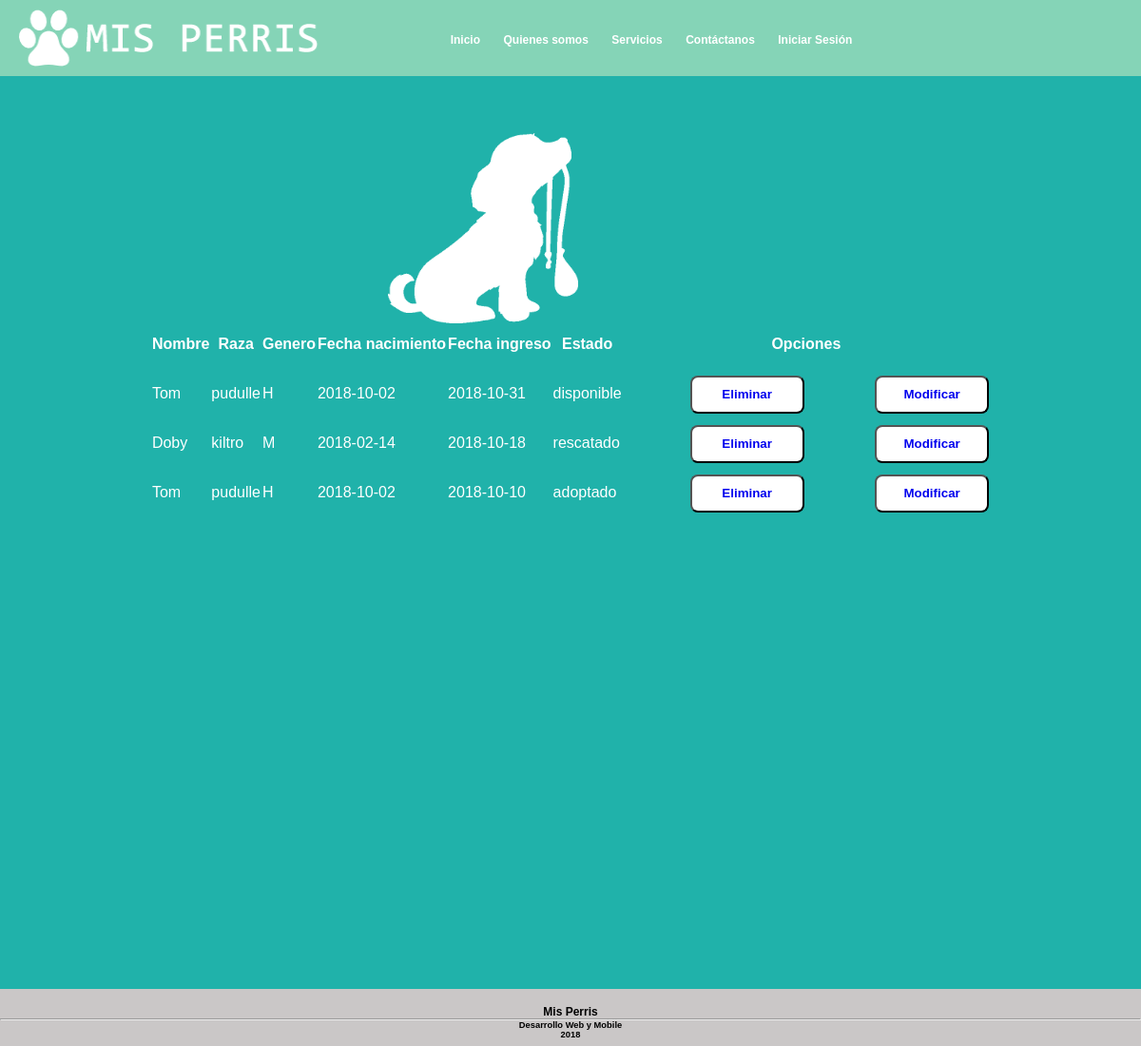
The app's page /listar_mascota/ with its own data.
### core/models.py (models this page shows, shortened)
class Mascotas(models.Model):
    nombre = models.CharField(max_length=50)
    genero = models.CharField(max_length=50)
    fecha_ingreso = models.CharField(max_length=50)
    fecha_nacimiento = models.CharField(max_length=50)
    descripcion = models.CharField(max_length=200)
    raza = models.ForeignKey(Raza, on_delete=models.CASCADE)
    estado = models.ForeignKey(Estado, on_delete=models.CASCADE)
    class meta:
        verbose_name ="Mascota"
        verbose_name_plutal="Mascotas"

class Raza(models.Model):
    nombre = models.CharField(max_length=50)

class Estado(models.Model):
    nombre = models.CharField(max_length=50)

### core/views.py (the view)
# urls.py: path('listar_mascota/', listar_mascota, name="listar_mascota"),
def listar_mascota(request):
    mascota = Mascotas.objects.all()
    return render(request, 'core/listar_mascota.html', {
        'mascota':mascota
    })

### core/templates/core/listar_mascota.html (shortened to what this page needs)
{% extends 'core/base.html' %}
{% load static %}
{% block contenido %}
<div class="contenidoListar">
    <img class="icono_perro" src="{% static 'core/img/img_perro.gif'%}" alt="img_perro">
    <table>
        <tr>
            <th>Nombre </th>
            <th>Raza </th>
            <th>Genero </th>
            <th>Fecha nacimiento </th>
            <th>Fecha ingreso </th>
            <th>Estado </th>
            <th>Opciones </th>
        </tr>
        {% for m in mascota  %}
        <tr>
            <td>{{ m.nombre }}</td>
            <td>{{ m.raza.nombre }}</td>
            <td>{{ m.genero }}</td>
            <td>{{ m.fecha_nacimiento }}</td>
            <td>{{ m.fecha_ingreso }}</td>
            <td>{{ m.estado.nombre }}</td>
            <td>
                <button class="botones">
                    <a href="{% url 'eliminar_mascota' m.id %}">
                        Eliminar
                    </a>
                </button>
                <button class="botones">
                    <a href="{% url 'modificar_mascota' m.id %}">
                        Modificar
                    </a>
                </button>
            </td>
        </tr>
        {% endfor %}
    </table>
</div>
{% endblock contenido %}

### core/templates/core/base.html (shortened to what this page needs)
<!DOCTYPE html>
<html lang="es">
<head>
    {% load static %}
    <link rel="stylesheet" href="https://cdn.jsdelivr.net/bxslider/4.2.12/jquery.bxslider.css">
    <link rel="stylesheet" href="https://cdnjs.cloudflare.com/ajax/libs/fancybox/3.3.5/jquery.fancybox.min.css" />
    <link rel="stylesheet" href="{% static 'core/CSS/estilos.CSS' %}">
</head>
<body>
    <header>
        <a href="/">
            <img class="logo" src="{% static 'core/img/logo.png' %}" alt="logo">
        </a>
        <ul class="navegacion">
            <li><a href="/">Inicio</a></li>
            <li><a href="#">Quienes somos</a></li>
            <li><a href="#">Servicios</a></li>
            <li><a href="#">Contáctanos</a></li>
            {% if request.user.is_authenticated %}
            <li>
                <a href="{% url 'formulario_mascota' %}">Registrar Mascota</a>
            </li>
            <li>
                <a href="{% url 'listar_mascota' %}">Listado de Mascotas</a>
            </li>
           <li>
               <a href="{% url 'logout' %}">Cerrar sesión</a>
           </li>
           {% else %}
           <li>
               <a href="{% url 'login' %}">Iniciar Sesión</a>
           </li>
           {% endif %}
        </ul>
    </header>
    {% block contenido %}
    {% endblock contenido %}
    <footer>
        <div class="contenidoFooter">
            <br>
            <h2>Mis Perris</h2>
            <hr>
            <h3 class="texto">Desarrollo Web y Mobile</h3>
            <h3>2018</h3>
        </div>
    </footer>
</body>
</html>

### records on screen
Mascotas: nombre "Tom", raza.nombre "pudulle", genero "H", fecha_nacimiento "2018-10-02", fecha_ingreso "2018-10-31", estado.nombre "disponible"
Mascotas: nombre "Doby", raza.nombre "kiltro", genero "M", fecha_nacimiento "2018-02-14", fecha_ingreso "2018-10-18", estado.nombre "rescatado"
Mascotas: nombre "Tom", raza.nombre "pudulle", genero "H", fecha_nacimiento "2018-10-02", fecha_ingreso "2018-10-10", estado.nombre "adoptado"
